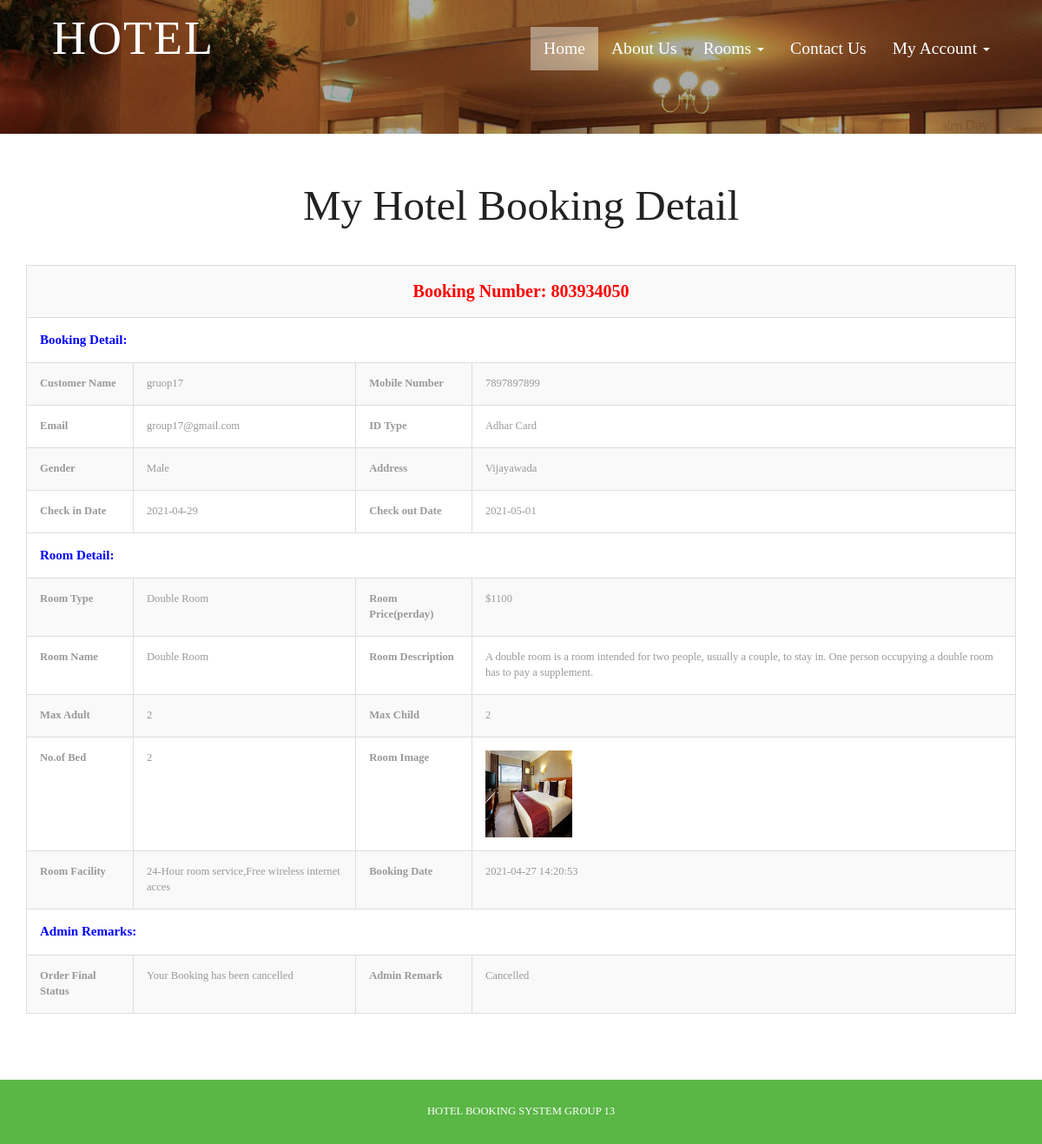
The page /view-application-detail.php?viewid=1 (signed in) on the database its author committed.
### tables this page shows
CREATE TABLE `tblbooking` (
  `ID` int(10) NOT NULL,
  `RoomId` int(5) DEFAULT NULL,
  `BookingNumber` varchar(120) DEFAULT NULL,
  `UserID` int(5) NOT NULL,
  `IDType` varchar(120) DEFAULT NULL,
  `Gender` varchar(50) DEFAULT NULL,
  `Address` mediumtext DEFAULT NULL,
  `CheckinDate` varchar(200) DEFAULT NULL,
  `CheckoutDate` varchar(200) DEFAULT NULL,
  `BookingDate` timestamp NULL DEFAULT current_timestamp(),
  `Remark` varchar(50) DEFAULT NULL,
  `Status` varchar(50) DEFAULT NULL,
  `UpdationDate` timestamp NULL DEFAULT NULL ON UPDATE current_timestamp()
);

CREATE TABLE `tbluser` (
  `ID` int(10) NOT NULL,
  `FullName` varchar(200) DEFAULT NULL,
  `MobileNumber` bigint(10) DEFAULT NULL,
  `Email` varchar(120) DEFAULT NULL,
  `Password` varchar(120) DEFAULT NULL,
  `RegDate` timestamp NULL DEFAULT current_timestamp()
);

CREATE TABLE `tblcategory` (
  `ID` int(10) NOT NULL,
  `CategoryName` varchar(120) DEFAULT NULL,
  `Description` mediumtext DEFAULT NULL,
  `Price` int(5) NOT NULL,
  `Date` timestamp NULL DEFAULT current_timestamp()
);

CREATE TABLE `tblroom` (
  `ID` int(10) NOT NULL,
  `RoomType` int(10) DEFAULT NULL,
  `RoomName` varchar(200) DEFAULT NULL,
  `MaxAdult` int(5) DEFAULT NULL,
  `MaxChild` int(5) DEFAULT NULL,
  `RoomDesc` mediumtext DEFAULT NULL,
  `NoofBed` int(5) DEFAULT NULL,
  `Image` varchar(200) DEFAULT NULL,
  `RoomFacility` varchar(200) DEFAULT NULL,
  `CreationDate` timestamp NULL DEFAULT current_timestamp()
);

### view-application-detail.php (the view, shortened to what this page needs)
<?php
include('includes/dbconnection.php');
if (strlen($_SESSION['hbmsuid']==0)) {
  header('location:logout.php');
  } else{
?>
<!DOCTYPE HTML>
<html>
<head>
<link href="css/bootstrap.css" rel="stylesheet" type="text/css" media="all">
<link href="css/style.css" rel="stylesheet" type="text/css" media="all" />
</head>
<body>
			<div class="header head-top">
				<div class="container">
	<?php include_once('includes/header.php');?>
		</div>
</div>
	<div class="typography">
			<div class="container">
				<div class="typography-info">
					<h2 class="type">My Hotel Booking Detail</h2>
				</div>
				<div class="bs-docs-example">
					<?php
                  $vid=$_GET['viewid'];
$sql="SELECT tblbooking.BookingNumber,tbluser.FullName,tbluser.MobileNumber,tbluser.Email,tblbooking.ID as tid,tblbooking.IDType,tblbooking.Gender,tblbooking.Address,tblbooking.CheckinDate,tblbooking.CheckoutDate,tblbooking.BookingDate,tblbooking.Remark,tblbooking.Status,tblbooking.UpdationDate,tblcategory.CategoryName,tblcategory.Description,tblcategory.Price,tblroom.RoomName,tblroom.MaxAdult,tblroom.MaxChild,tblroom.RoomDesc,tblroom.NoofBed,tblroom.Image,tblroom.RoomFacility
from tblbooking
join tblroom on tblbooking.RoomId=tblroom.ID
join tblcategory on tblcategory.ID=tblroom.RoomType
join tbluser on tblbooking.UserID=tbluser.ID
where tblbooking.ID=:vid";
$query = $dbh -> prepare($sql);
$query-> bindParam(':vid', $vid, PDO::PARAM_STR);
$query->execute();
$results=$query->fetchAll(PDO::FETCH_OBJ);
$cnt=1;
if($query->rowCount() > 0)
{
foreach($results as $row)
{               ?>
                            <table border="1" class="table table-bordered table-striped table-vcenter js-dataTable-full-pagination">
                            	<tr>
  <th colspan="4" style="color: red;font-weight: bold;text-align: center;font-size: 20px"> Booking Number: <?php echo $row->BookingNumber;?></th>
</tr>
<tr>
  <th colspan="4" style="color: blue;font-weight: bold;font-size: 15px"> Booking Detail:</th>
</tr>
<tr>
    <th>Customer Name</th>
    <td><?php  echo $row->FullName;?></td>
    <th>Mobile Number</th>
    <td><?php  echo $row->MobileNumber;?></td>
  </tr>
  <tr>
   <th>Email</th>
    <td><?php  echo $row->Email;?></td>
    <th>ID Type</th>
    <td><?php  echo $row->IDType;?></td>
  </tr>
  <tr>
   <th>Gender</th>
    <td><?php  echo $row->Gender;?></td>
    <th>Address</th>
    <td><?php  echo $row->Address;?></td>
  </tr>
  <tr>
    <th>Check in Date</th>
    <td><?php  echo $row->CheckinDate;?></td>
    <th>Check out Date</th>
    <td><?php  echo $row->CheckoutDate;?></td>
  </tr>
   <tr>
    <tr>
  <th colspan="4" style="color: blue;font-weight: bold;font-size: 15px"> Room Detail:</th>
</tr>
    <th>Room Type</th>
    <td><?php  echo $row->CategoryName;?></td>
    <th>Room Price(perday)</th>
    <td>$<?php  echo $row->Price;?></td>
  </tr>
 <tr>
    <th>Room Name</th>
    <td><?php  echo $row->RoomName;?></td>
    <th>Room Description</th>
    <td><?php  echo $row->RoomDesc;?></td>
  </tr>
   <tr>
    <th>Max Adult</th>
    <td><?php  echo $row->MaxAdult;?></td>
    <th>Max Child</th>
    <td><?php  echo $row->MaxChild;?></td>
  </tr>
<tr>
    <th>No.of Bed</th>
    <td><?php  echo $row->NoofBed;?></td>
    <th>Room Image</th>
    <td><img src="admin/images/<?php echo $row->Image;?>" width="100" height="100" value="<?php  echo $row->Image;?>"></td>
  </tr>
   <tr>
    <th>Room Facility</th>
    <td><?php  echo $row->RoomFacility;?></td>
    <th>Booking Date</th>
    <td><?php  echo $row->BookingDate;?></td>
  </tr>
   <tr>
  <th colspan="4" style="color: blue;font-weight: bold;font-size: 15px"> Admin Remarks:</th>
</tr>
  <tr>
     <th>Order Final Status</th>
    <td> <?php  $status=$row->Status;
if($row->Status=="Cancelled")
{
 echo "Your Booking has been cancelled";
}
     ;?></td>
     <th >Admin Remark</th>
    <?php if($row->Status==""){ ?>
                     <td><?php echo "Not Updated Yet"; ?></td>
<?php } else { ?>                  <td><?php  echo htmlentities($row->Status);?>
                  </td>
                  <?php } ?>
  </tr>
<?php $cnt=$cnt+1;}} ?>
</table>
				</div>
			</div>
	</div>
				<?php include_once('includes/footer.php');?>
</body>
</html><?php }  ?>

### includes/header.php (shortened to what this page needs)
  <div class="header-top">
                      <nav class="navbar navbar-default">
                          <div class="container-fluid">
                              <div class="navbar-header">
                                  <div class="navbar-brand">
                                      <h1><a href="index.php">HOTEL</a></h1>
                                  </div>
                              </div>
                          <div class="collapse navbar-collapse" id="bs-example-navbar-collapse-1">
                            <ul class="nav navbar-nav">
                                  <li class="active"><a href="index.php">Home <span class="sr-only">(current)</span></a></li>
                                  <li><a href="about.php">About Us</a></li>
                                  <li class="dropdown">
                                      <a href="#" class="dropdown-toggle" data-toggle="dropdown" role="button" aria-haspopup="true" aria-expanded="false">Rooms <span class="caret"></span></a>
                                  </li>
                                  <li><a href="contact.php">Contact Us</a></li>
                                  <?php if (strlen($_SESSION['hbmsuid']!=0)) {?>
                                  <li class="dropdown">
                                      <a href="#" class="dropdown-toggle" data-toggle="dropdown" role="button" aria-haspopup="true" aria-expanded="false">My Account <span class="caret"></span></a>
                                  </li><?php } ?>
                              </ul>
                          </div>
</div>
                      </nav>
                  </div>

### includes/footer.php
<div class="footer-section">
						<div class="container">
							<div class="footer-top">
								<p>HOTEL BOOKING SYSTEM GROUP 13</p>
							</div>
				</div>
			</div>

### css/style.css (style rules this page uses)
body a { transition:0.5s all; -webkit-transition:0.5s all; -moz-transition:0.5s all; -o-transition:0.5s all; -ms-transition:0.5s all; }
h1,h2,h3,h4,h5,h6 { padding:0 0; margin:0 0; }
p { padding:0 0; margin:0 0; }
ul { padding:0 0; margin:0 0; }
body { padding:0 0; margin:0 0; font-family: 'OpenSans-Regular' }
.header-top { margin-top: 1em; }
.navbar-brand { float: left; margin-left: 0.8em; }
.navbar { border-radius: 0px; }
.navbar-nav { float: right; margin: 0; }
.navbar-default { background: none!important; border: none!important; }
.navbar-brand h1 a { text-decoration: none; color:#fff; font-size: 1.5em; font-family: 'Rancho-Regular'; text-transform: capitalize; letter-spacing: 2px; line-height: .5em; }
.navbar-default .navbar-nav > li > a { color: #fff; font-family: 'Rancho-Regular'; font-size: 1.4em; }
.navbar-default .navbar-nav > .active > a, .navbar-default .navbar-nav > .active > a:hover, .navbar-default .navbar-nav > .active > a:focus { color: #fff; background-color: rgba(249, 255, 247, 0.43); }
.navbar { position: relative; min-height: 50px; margin-bottom: 0; border: 1px solid transparent; }
.navbar-brand { float: left; height: 0px; padding: 0px 15px; font-size: 18px; line-height: 20px; }
.navbar > .container .navbar-brand, .navbar > .container-fluid .navbar-brand { margin-left: 0px; }
.navbar-default { padding: 1.2em 0; }
.navbar-collapse { max-height: 340px; padding-right: 0px; padding-left: 0px; }
.header { background:url(../images/banner1.jpg) no-repeat 0px 0px; background-size:cover; -webkit-background-size: cover; -moz-background-size: cover; -o-background-size: cover; -ms-background-size: cover; min-height:764px; padding-bottom: 4em; }
.footer-section { padding:2em 0; text-align:center; background: #5ab645 }
.footer-top p { font-size: 0.9em; color: #fff; font-weight: 400; }
.head-top { min-height: 115px !important; }
.typography-info { text-align: center; margin-bottom: 3em; }
h2.type { font-size: 3.5em; text-transform: capitalize; font-family: 'Rancho-Regular'; color: #222; }
.typography { padding: 4em 0; }
.table > thead > tr > th, .table > tbody > tr > th, .table > tfoot > tr > th, .table > thead > tr > td, .table > tbody > tr > td, .table > tfoot > tr > td { border-top: none !important; }
.bs-docs-example { margin: 1em 0; }
.table td, .table>tbody>tr>td, .table>tbody>tr>th, .table>tfoot>tr>td, .table>tfoot>tr>th, .table>thead>tr>td, .table>thead>tr>th { padding: 15px!important; }
.table > thead > tr > th, .table > tbody > tr > th, .table > tfoot > tr > th, .table > thead > tr > td, .table > tbody > tr > td, .table > tfoot > tr > td { font-size: 0.9em; color: #999; border-top: none !important; }
@media (max-width:1440px) { .header { min-height: 679px; } }
@media (max-width:1366px) { .header { min-height: 652px; } }
@media (max-width:1280px) { .header { min-height: 602px; } }

### rows shown on the page
tblbooking: BookingNumber "803934050", UserID.FullName "gruop17", UserID.MobileNumber "7897897899", UserID.Email "group17@gmail.com", IDType "Adhar Card", Gender "Male", Address "Vijayawada", CheckinDate "2021-04-29", CheckoutDate "2021-05-01", tblcategory.CategoryName "Double Room", tblcategory.Price "1100", RoomId.RoomName "Double Room", RoomId.RoomDesc "A double room is a room intended for two people, usually a couple, to stay in. One person occupying a double room has to pay a supplement.", RoomId.MaxAdult "2", RoomId.MaxChild "2", RoomId.NoofBed "2", RoomId.Image (picture), RoomId.RoomFacility "24-Hour room service,Free wireless internet acces", BookingDate "2021-04-27 14:20:53", shows "Your Booking has been cancelled", Status "Cancelled"
